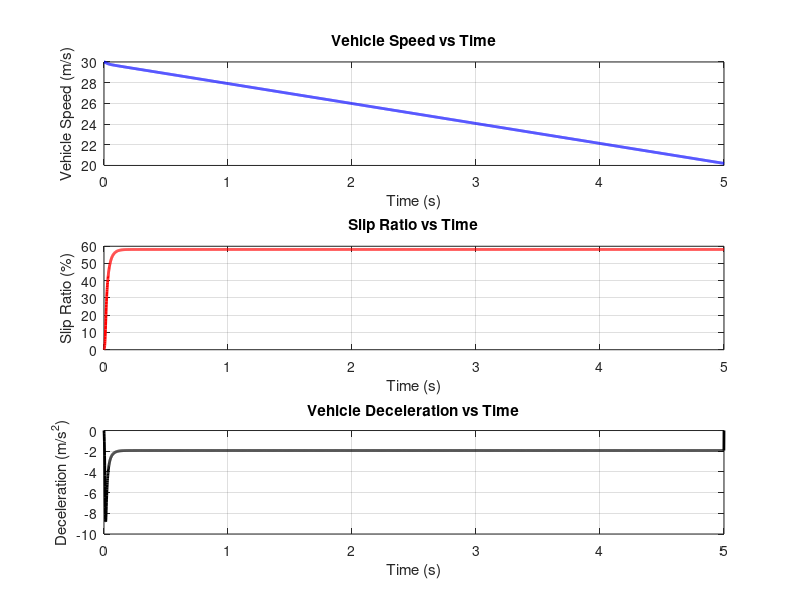

MATLAB code to generate this figure:
% ABS vs Non-ABS Braking Simulation
% Praveen - Mechatronics Engineer Portfolio

clc; clear; close all;

% Vehicle parameters
m = 1500;          % vehicle mass (kg)
R = 0.3;           % wheel radius (m)
Iz = 1.8;          % wheel inertia (kg*m^2)
g = 9.81;          % gravity (m/s^2)
mu_max = 0.9;      % peak road friction coefficient
V0 = 30;           % initial speed (m/s) ~ 108 km/h
brake_force = 6000; % braking force (N)

% Simulation parameters
dt = 0.001;         % time step
t_end = 5;          % simulation time
time = 0:dt:t_end;

% Initialize variables
v = V0 * ones(size(time));  % vehicle speed
w = (V0/R) * ones(size(time)); % wheel angular velocity
slip = zeros(size(time));
a = zeros(size(time));

% ABS control variables
abs_active = true;
lambda_opt = 0.15;   % optimal slip ratio ~ 15%
Kp = 2000;           % ABS proportional gain

% Loop simulation
for i = 1:length(time)-1
    % Slip ratio
    slip(i) = max(0, (v(i) - w(i)*R) / max(v(i),0.1));
    
    if abs_active
        % ABS controller: adjust brake torque based on slip
        mu = mu_max * (slip(i)/(lambda_opt)) * exp(1 - slip(i)/lambda_opt);
        Tb = min(Kp*(slip(i)-lambda_opt), brake_force*R);
    else
        % Non-ABS braking: constant brake torque
        mu = mu_max;
        Tb = brake_force*R;
    end
    
    % Forces
    F_brake = mu * m * g;
    a(i) = -F_brake/m;
    
    % Vehicle dynamics update
    v(i+1) = v(i) + a(i)*dt;
    v(i+1) = max(v(i+1),0);
    
    % Wheel dynamics update
    Tw = Tb;
    alpha = (Tw - F_brake*R)/Iz;
    w(i+1) = w(i) + alpha*dt;
    w(i+1) = max(w(i+1),0);
end

% Slip final
slip(end) = (v(end) - w(end)*R) / max(v(end),0.1);

% Plot results
figure;
subplot(3,1,1);
plot(time, v, 'b', 'LineWidth', 2);
xlabel('Time (s)'); ylabel('Vehicle Speed (m/s)');
title('Vehicle Speed vs Time');
grid on;

subplot(3,1,2);
plot(time, slip*100, 'r', 'LineWidth', 2);
xlabel('Time (s)'); ylabel('Slip Ratio (%)');
title('Slip Ratio vs Time');
grid on;

subplot(3,1,3);
plot(time, a, 'k', 'LineWidth', 2);
xlabel('Time (s)'); ylabel('Deceleration (m/s^2)');
title('Vehicle Deceleration vs Time');
grid on;
